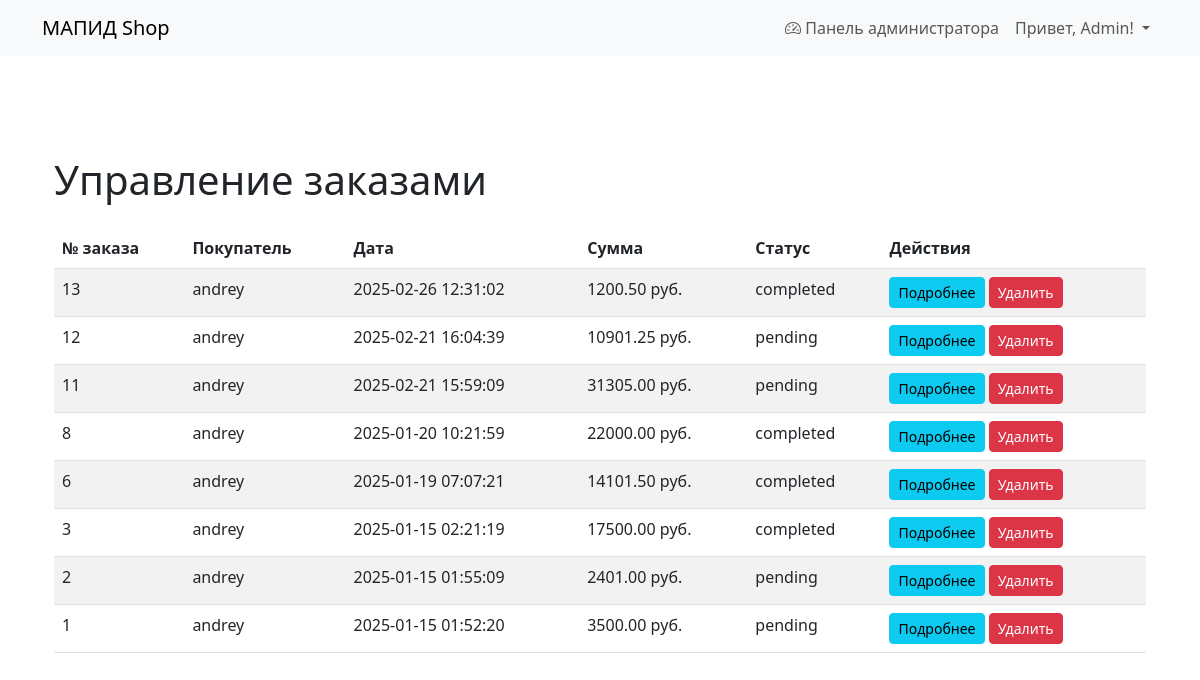
The page /manage_orders.php (signed in) on the database its author committed.
### tables this page shows
CREATE TABLE `orders` (
  `id` int NOT NULL,
  `user_id` int NOT NULL,
  `total_price` decimal(10,2) NOT NULL,
  `status` enum('pending','completed','cancelled') DEFAULT 'pending',
  `created_at` timestamp NULL DEFAULT CURRENT_TIMESTAMP
);

CREATE TABLE `users` (
  `id` int NOT NULL,
  `username` varchar(50) NOT NULL,
  `name` varchar(255) NOT NULL,
  `email` varchar(100) NOT NULL,
  `avatar` varchar(255) DEFAULT NULL,
  `password` varchar(255) NOT NULL,
  `role` enum('admin','user') DEFAULT 'user',
  `created_at` timestamp NULL DEFAULT CURRENT_TIMESTAMP
);

### public/manage_orders.php (the view, shortened to what this page needs)
<?php
require_once '../config/db.php';
$db = new Database($dbConfig);
$connection = $db->getConnection();
$query = "
    SELECT o.id, u.name AS customer_name, o.total_price, o.status, o.created_at
    FROM orders o
    JOIN users u ON o.user_id = u.id
    ORDER BY o.created_at DESC
";
$stmt = $connection->query($query);
$orders = $stmt->fetchAll(PDO::FETCH_ASSOC);
?>
<!DOCTYPE html>
<html lang="en">
<head>
    <link href="https://cdn.jsdelivr.net/npm/bootstrap@5.3.0/dist/css/bootstrap.min.css" rel="stylesheet">
</head>
<body>
    <?php include 'includes/header.php'; ?>
    <div class="container mt-5">
        <h1>Управление заказами</h1>
        <table class="table table-striped table-hover mt-4">
            <thead>
                <tr>
                    <th>№ заказа</th>
                    <th>Покупатель</th>
                    <th>Дата</th>
                    <th>Сумма</th>
                    <th>Статус</th>
                    <th>Действия</th>
                </tr>
            </thead>
            <tbody>
                <?php foreach ($orders as $order): ?>
                    <tr>
                        <td><?php echo htmlspecialchars($order['id']); ?></td>
                        <td><?php echo htmlspecialchars($order['customer_name']); ?></td>
                        <td><?php echo htmlspecialchars($order['created_at']); ?></td>
                        <td><?php echo htmlspecialchars($order['total_price']); ?> руб.</td>
                        <td><?php echo htmlspecialchars($order['status']); ?></td>
                        <td>
                            <a href="view_order.php?id=<?php echo $order['id']; ?>" class="btn btn-info btn-sm">Подробнее</a>
                            <a href="delete_order.php?id=<?php echo $order['id']; ?>" class="btn btn-danger btn-sm" onclick="return confirm('Вы уверены, что хотите удалить этот заказ?');">Удалить</a>
                        </td>
                    </tr>
                <?php endforeach; ?>
            </tbody>
        </table>
    </div>
</body>
</html>

### rows shown on the page
orders: id "13", user.name "andrey", created_at "2025-02-26 12:31:02", total_price "1200.50", status "completed"
orders: id "12", user.name "andrey", created_at "2025-02-21 16:04:39", total_price "10901.25", status "pending"
orders: id "11", user.name "andrey", created_at "2025-02-21 15:59:09", total_price "31305.00", status "pending"
orders: id "8", user.name "andrey", created_at "2025-01-20 10:21:59", total_price "22000.00", status "completed"
orders: id "6", user.name "andrey", created_at "2025-01-19 07:07:21", total_price "14101.50", status "completed"
orders: id "3", user.name "andrey", created_at "2025-01-15 02:21:19", total_price "17500.00", status "completed"
orders: id "2", user.name "andrey", created_at "2025-01-15 01:55:09", total_price "2401.00", status "pending"
orders: id "1", user.name "andrey", created_at "2025-01-15 01:52:20", total_price "3500.00", status "pending"

### other values the page prints
$_SESSION['user']['name'] "Admin"
